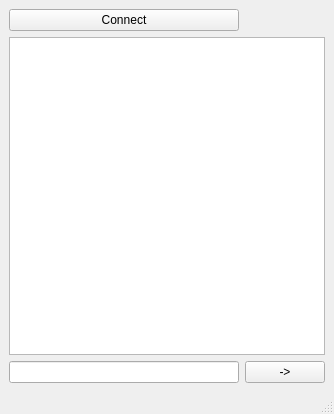
<?xml version="1.0" encoding="UTF-8"?>
<ui version="4.0">
 <class>MainWindow</class>
 <widget class="QMainWindow" name="MainWindow">
  <property name="geometry">
   <rect>
    <x>0</x>
    <y>0</y>
    <width>334</width>
    <height>414</height>
   </rect>
  </property>
  <property name="windowTitle">
   <string>MainWindow</string>
  </property>
  <widget class="QWidget" name="centralwidget">
   <layout class="QGridLayout" name="gridLayout">
    <item row="0" column="0">
     <widget class="QPushButton" name="pushButton">
      <property name="text">
       <string>Connect</string>
      </property>
     </widget>
    </item>
    <item row="1" column="0" colspan="2">
     <widget class="QTextBrowser" name="textBrowser"/>
    </item>
    <item row="2" column="0">
     <widget class="QLineEdit" name="lineEdit"/>
    </item>
    <item row="2" column="1">
     <widget class="QPushButton" name="pushButton_2">
      <property name="text">
       <string>-&gt;</string>
      </property>
     </widget>
    </item>
   </layout>
  </widget>
  <widget class="QMenuBar" name="menubar">
   <property name="geometry">
    <rect>
     <x>0</x>
     <y>0</y>
     <width>334</width>
     <height>22</height>
    </rect>
   </property>
  </widget>
  <widget class="QStatusBar" name="statusbar"/>
 </widget>
 <resources/>
 <connections/>
</ui>
